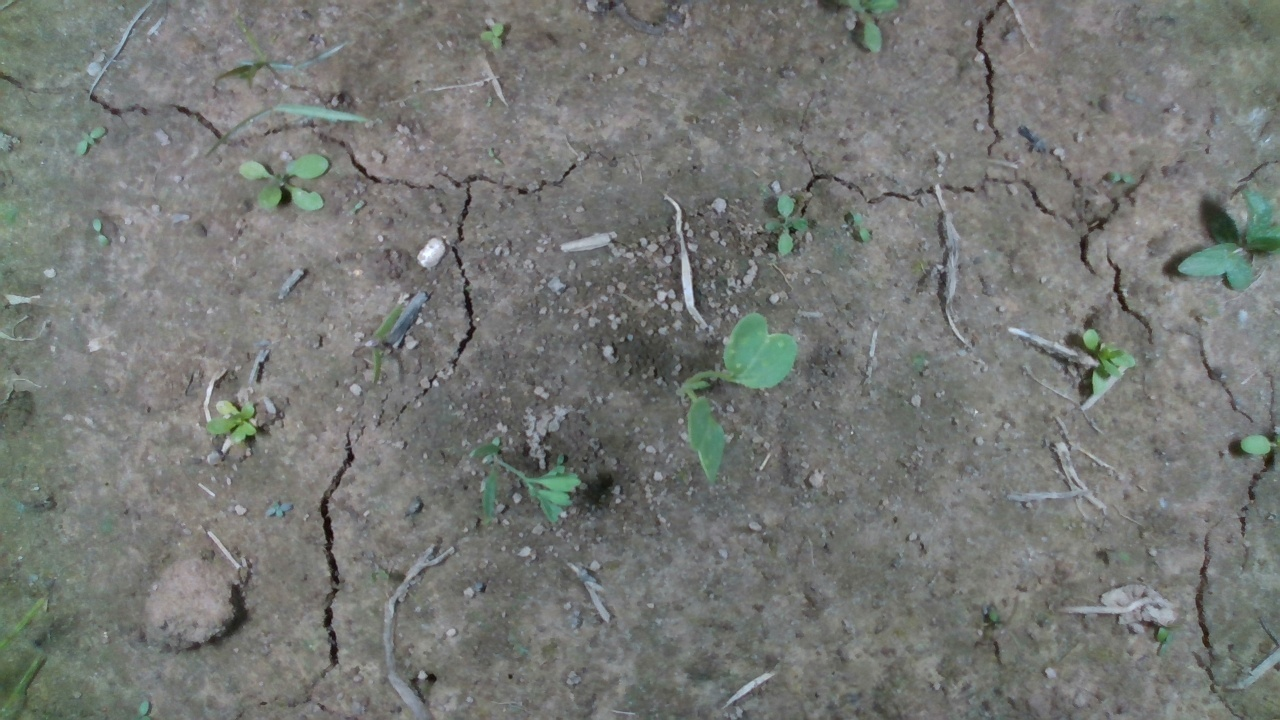
#> input picture few-shot/33653.jpg, 1280 x 720 px
$ python green1.py
#> lines starting #> are read from the running program, lines starting #| are printed output that depends on the picture; after the words box and inside, x2 and y2 are one past the last pixel; in counts of white or black regions, pixels touching at a corner belong together
# -*- coding: utf-8 -*-
import cv2
import numpy as np
import matplotlib.pyplot as plt

# 使用2g-r-b分离土壤与背景

src = cv2.imread('few-shot/33653.jpg')
#> src is the input picture: shape (720, 1280, 3); mean B, G, R 116.3, 119.5, 117.1
#cv2.imshow('src', src)

# 转换为浮点数进行计算
fsrc = np.array(src, dtype=np.float32) / 255.0
(b,g,r) = cv2.split(fsrc)
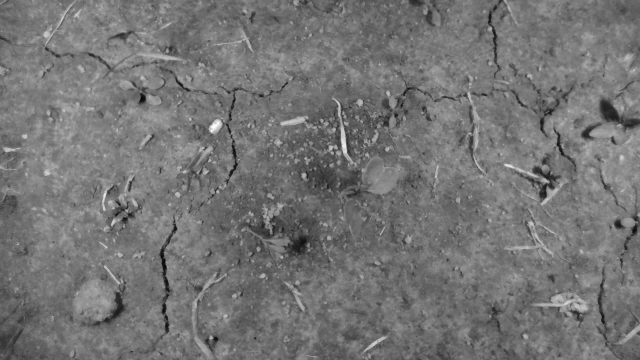
#> b: shape (720, 1280) float32 (shown at 1/2 size); min 0, max 1, mean 0.456

print(r.shape)
#| (720, 1280)

gray = 2 * g - b - r
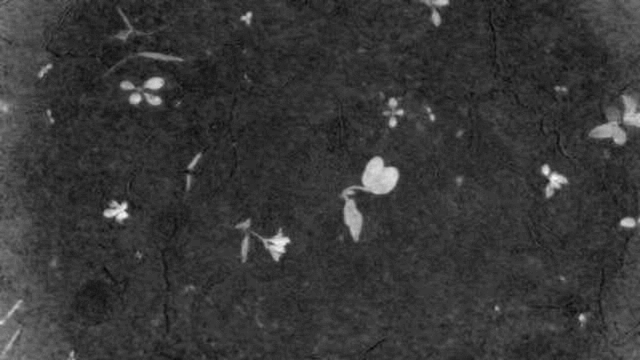
#> gray: shape (720, 1280) float32 (shown at 1/2 size); min -0.106, max 0.478, mean 0.0221; drawn with min black and max white

# 求取最大值和最小值
(minVal, maxVal, minLoc, maxLoc) = cv2.minMaxLoc(gray)
#> minVal = -0.106; maxVal = 0.478; minLoc = (744, 696); maxLoc = (1110, 356)

# 计算直方图
hist = cv2.calcHist([gray], [0], None, [256], [minVal, maxVal])
#> hist = 256 values, max 77921 at index 51, min 0 at index 1, mean 3600
#plt.plot(hist)
#plt.show()
#cv2.waitKey()

# 转换为u8类型，进行otsu二值化
gray_u8 = np.array((gray - minVal) / (maxVal - minVal) * 255, dtype=np.uint8)
(thresh, bin_img) = cv2.threshold(gray_u8, -1, 255, cv2.THRESH_OTSU)
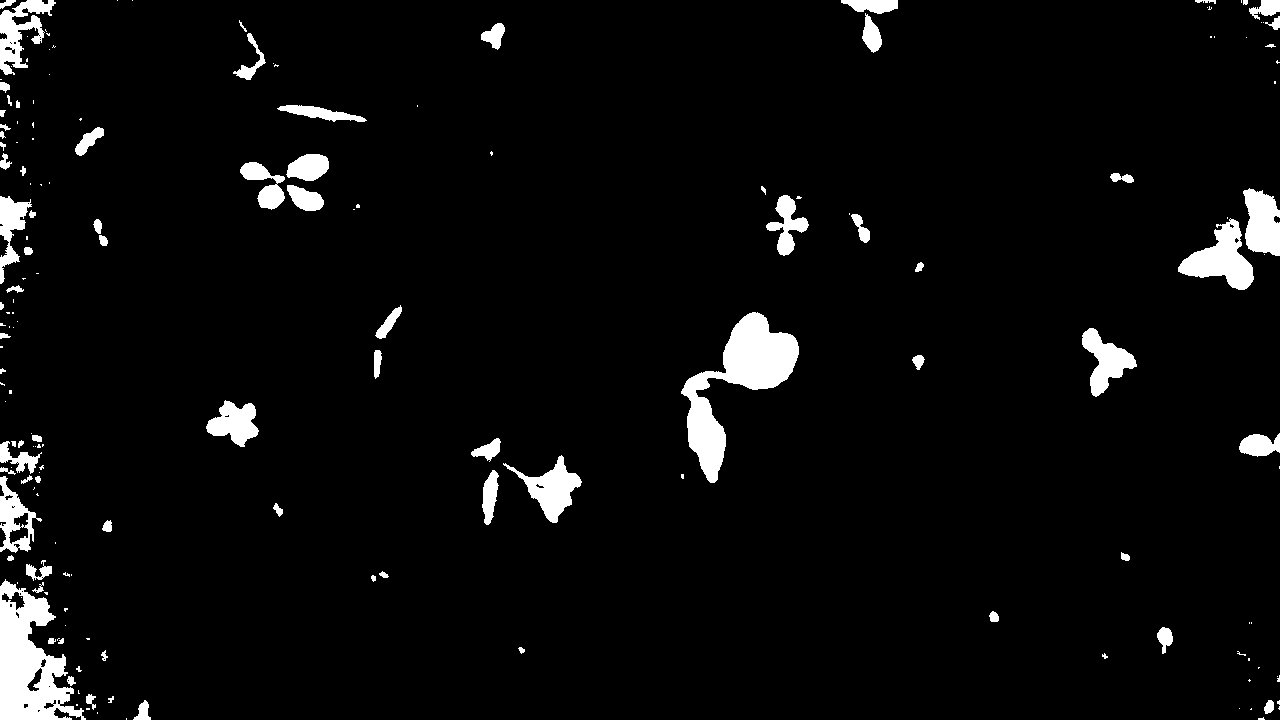
#> bin_img: shape (720, 1280); 4.5% white; 176 white regions (95 under 20 px), largest, box (x1, y1, x2, y2) and area: (681, 312, 799, 483) 6994, (0, 579, 86, 720) 6532, (1178, 218, 1254, 290) 2621
#> thresh = 92
# [8 lines of commented-out code are left out]
(b8, g8, r8) = cv2.split(src)
color_img = cv2.merge([b8 & bin_img, g8 & bin_img, r8 & bin_img])
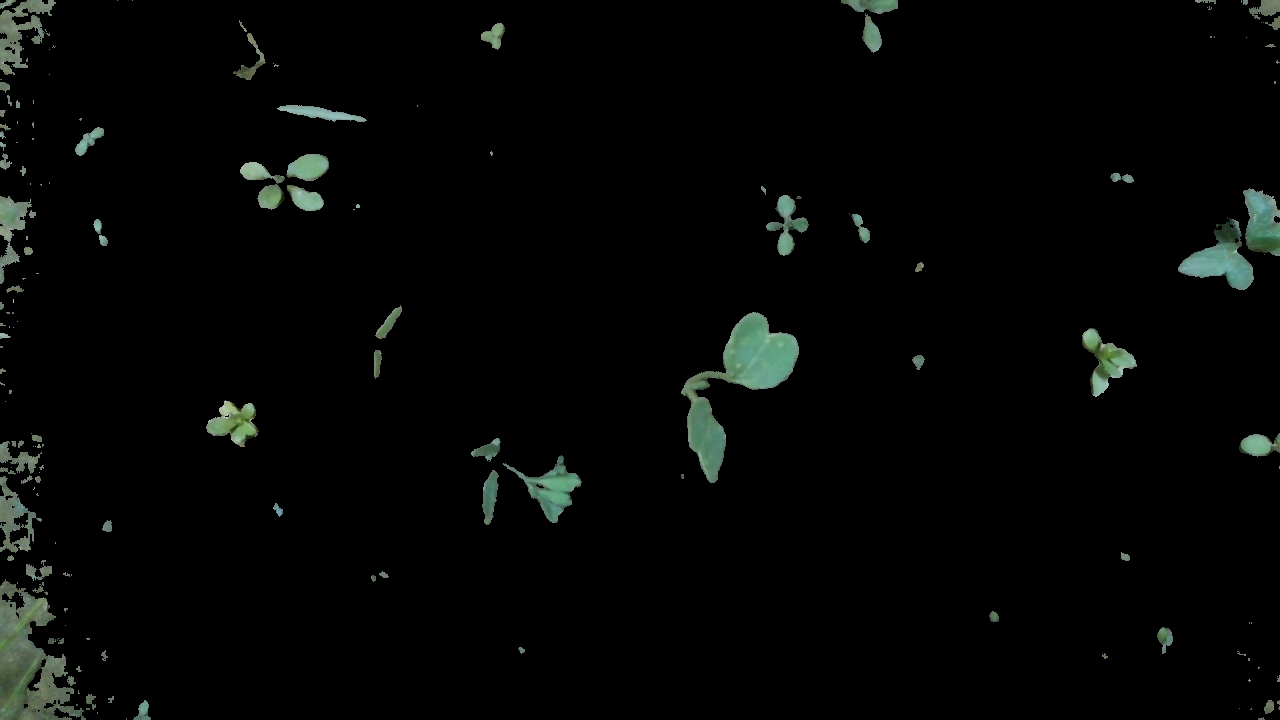
#> color_img: shape (720, 1280, 3); mean of channels 0, 1, 2 4.9, 5.9, 4.6; drawn as B, G, R
cv2.imwrite('Mask1/33653.jpg',color_img,[int(cv2.IMWRITE_PNG_COMPRESSION),9])
#cv2.imwrite('D:/学习资料重要/检测/目标检测/代码/faster-rcnn-pytorch-master/2.jpg',color_img,[int(cv2.IMWRITE_PNG_COMPRESSION),9])
#cv2.imshow('color_img', color_img)
#cv2.waitKey()

$ run again, with few-shot/000346.jpg copied over few-shot/33653.jpg
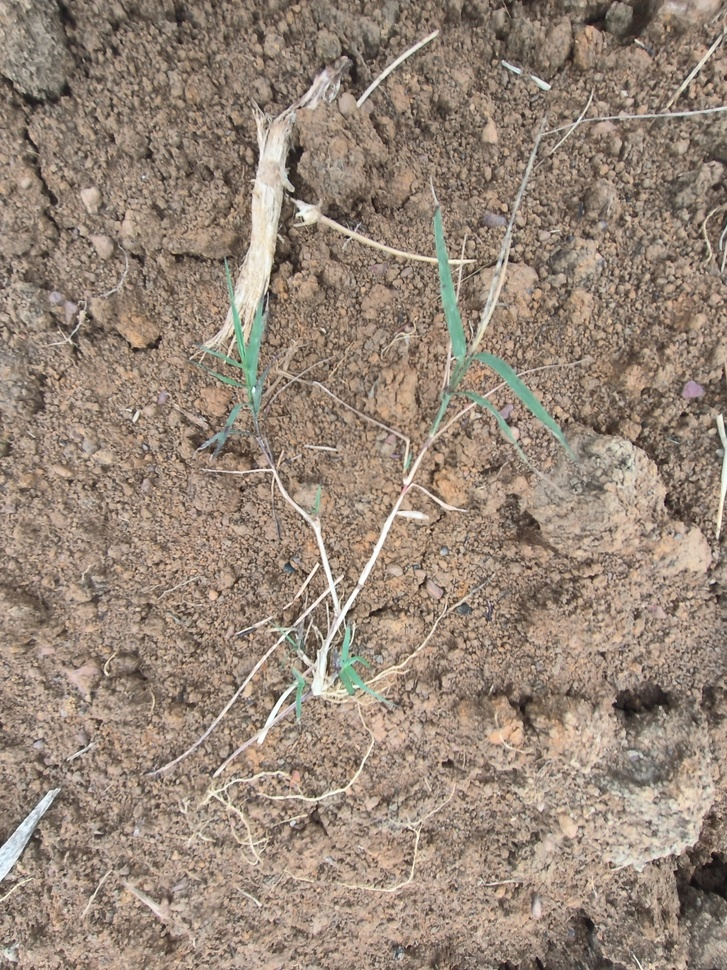
#> input picture few-shot/000346.jpg, 727 x 970 px, shrunk from 2448 x 3264 before the run
#> src is the input picture: shape (970, 727, 3); mean B, G, R 120.1, 134.5, 151.5
#| (970, 727)
#> `gray = 2 * g - b - r`:
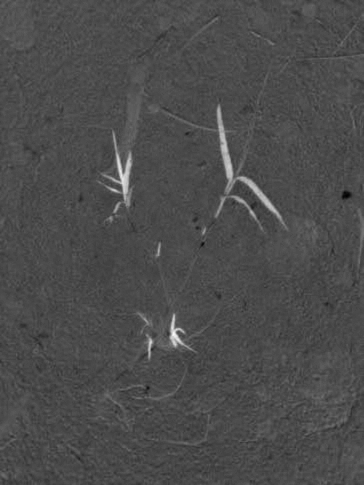
#> gray: shape (970, 727) float32 (shown at 1/2 size); min -0.231, max 0.506, mean -0.0102; drawn with min black and max white
#> minVal = -0.231; maxVal = 0.506; minLoc = (692, 391); maxLoc = (347, 668)
#> hist = 256 values, max 90900 at index 74, min 0 at index 3, mean 2754.6
#> `(thresh, bin_img) = cv2.threshold(gray_u8, -1, 255, cv2.THRESH_OTSU)`:
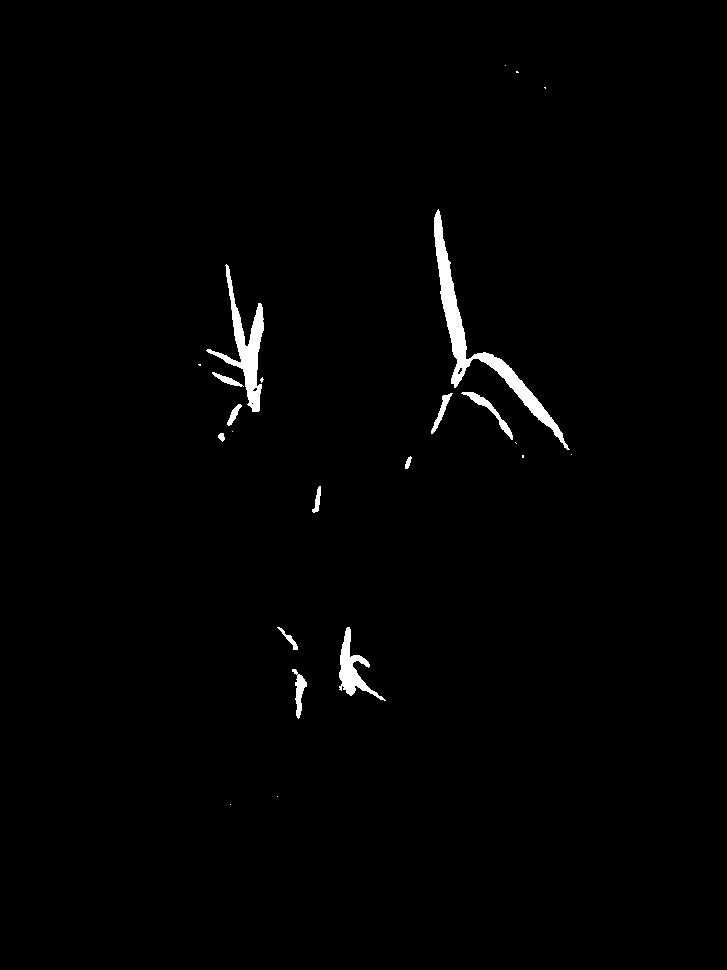
#> bin_img: shape (970, 727); 1.2% white; 23 white regions (11 under 20 px), largest, box (x1, y1, x2, y2) and area: (434, 209, 570, 450) 3511, (206, 264, 264, 412) 2072, (339, 627, 386, 701) 1051
#> thresh = 116

$ run again, with few-shot/000721.jpg copied over few-shot/33653.jpg
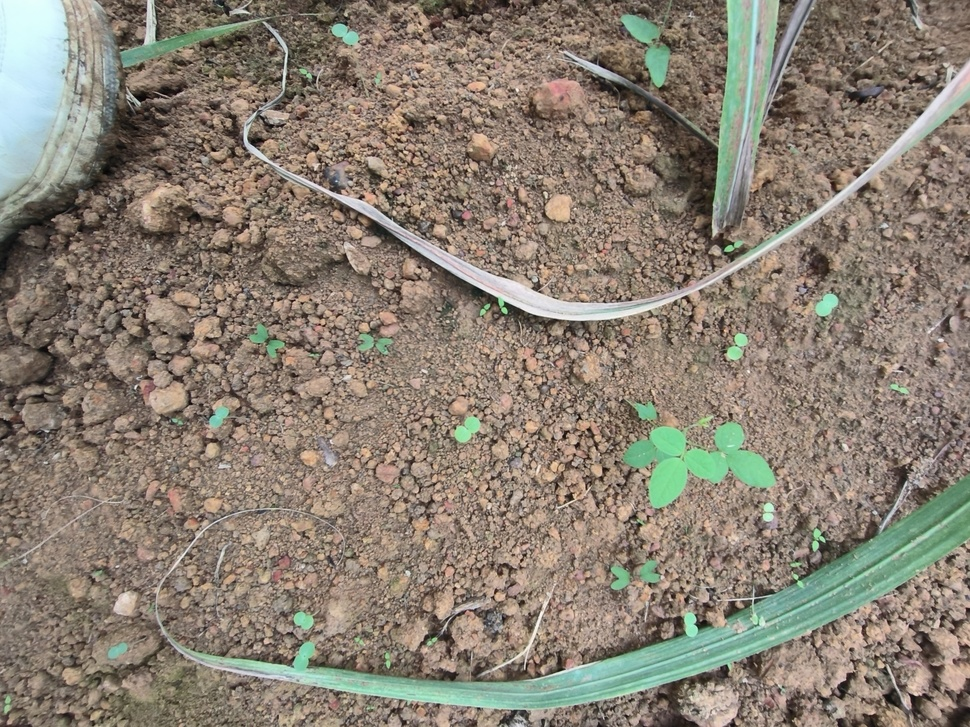
#> input picture few-shot/000721.jpg, 970 x 727 px, shrunk from 3264 x 2448 before the run
#> src is the input picture: shape (727, 970, 3); mean B, G, R 114.6, 128, 138.1
#| (727, 970)
#> minVal = -0.314; maxVal = 0.682; minLoc = (465, 214); maxLoc = (702, 467)
#> hist = 256 values, max 63752 at index 79, min 0 at index 14, mean 2754.6
#> `(thresh, bin_img) = cv2.threshold(gray_u8, -1, 255, cv2.THRESH_OTSU)`:
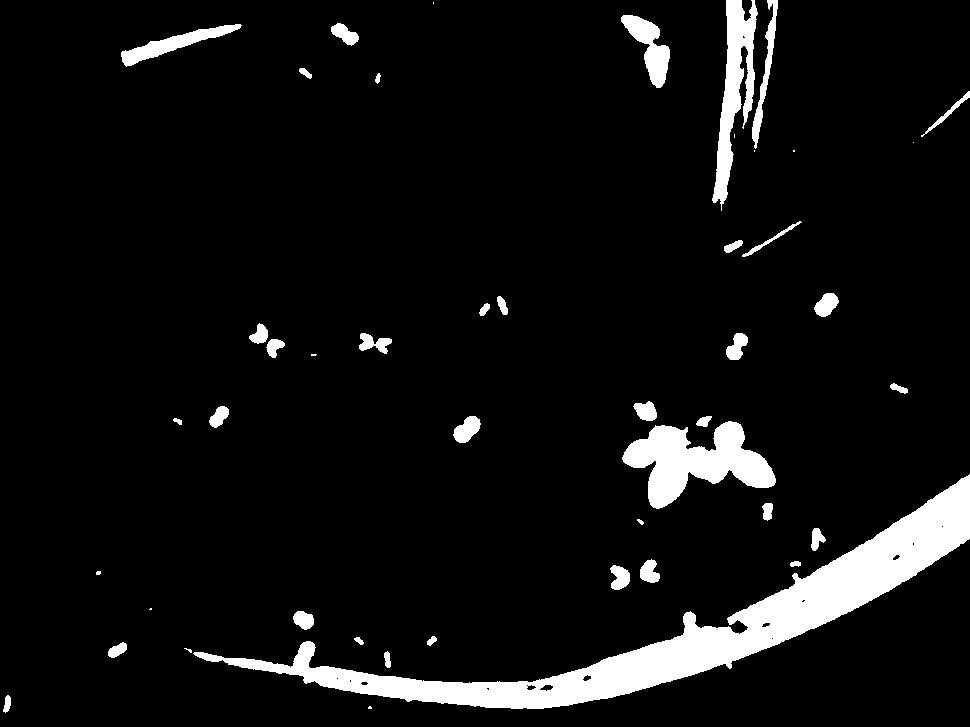
#> bin_img: shape (727, 970); 7% white; 47 white regions (10 under 20 px), largest, box (x1, y1, x2, y2) and area: (193, 474, 970, 709) 28116, (622, 421, 776, 509) 6771, (712, 0, 758, 211) 3989
#> thresh = 118
#> `color_img = cv2.merge([b8 & bin_img, g8 & bin_img, r8 & bin_img])`:
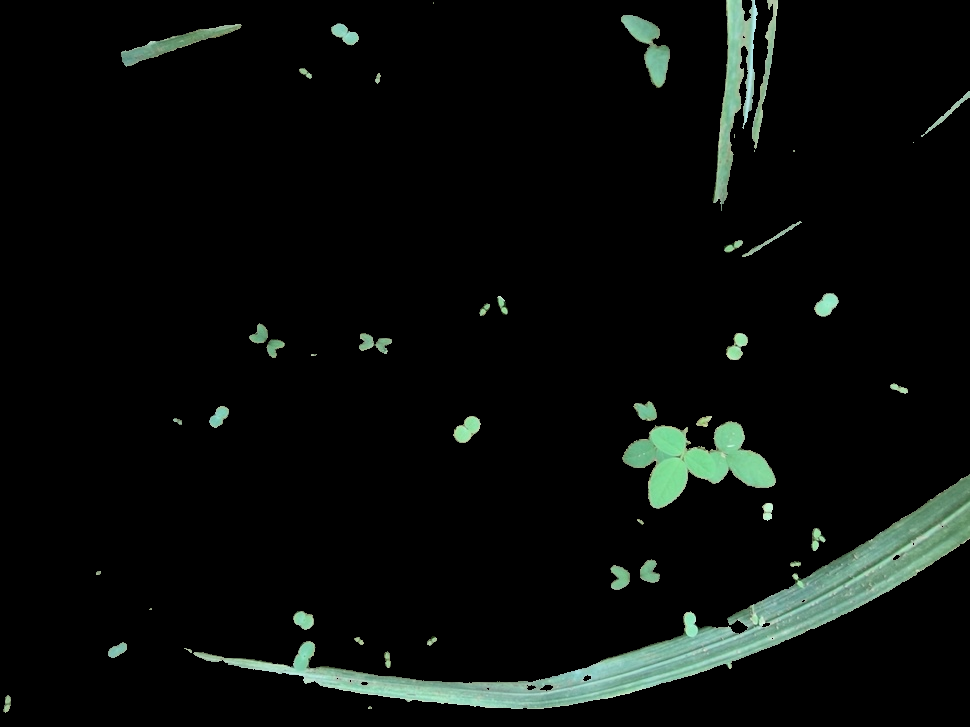
#> color_img: shape (727, 970, 3); mean of channels 0, 1, 2 10.5, 12.6, 9.2; drawn as B, G, R
